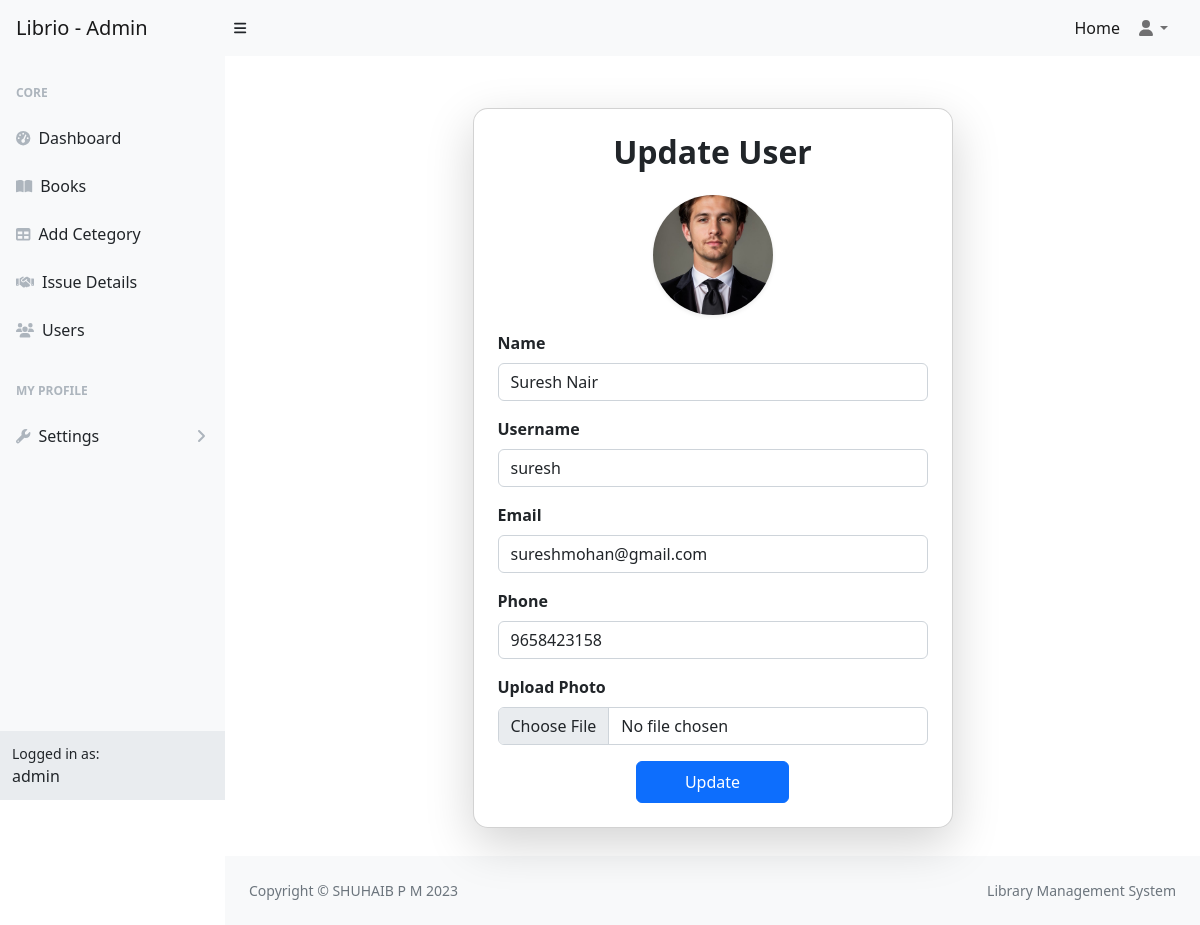
Before: /user/update/8 (signed in) with the older database file.
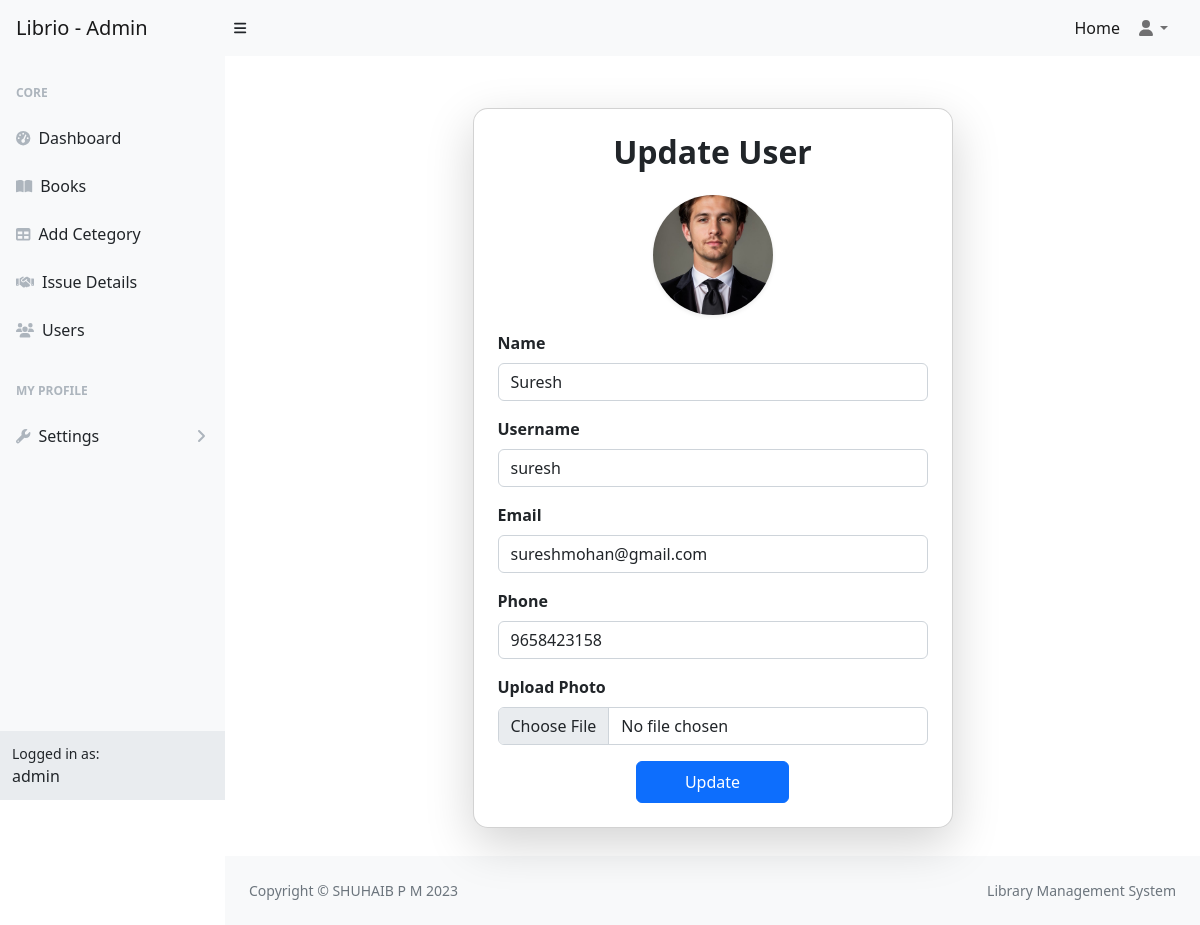
After: the same page with the newer database file.
### libraryApp/models.py (models this page shows, shortened)
class User(AbstractUser):
    email=models.EmailField(unique=True)
    option = (
        ('user','user'),
        ('staff','staff')
    )
    phone=models.CharField(max_length=15)
    role=models.CharField(max_length=100,choices=option,default="user")
    profile=models.ImageField(upload_to="profile",default="profile/default.jpg",null=True,blank=True)
    otp=models.CharField(max_length=20)
    is_verified=models.BooleanField(default=False)

### libraryApp/views.py (the view, shortened to what this page needs)
# urls.py: path("user/update/<int:id>",views.UserUpdateView.as_view(),name="userupdate"),
@method_decorator(login_required,name="dispatch")
class UserUpdateView(View):
    def get(self,request,**kwargs):
        user=User.objects.get(id=kwargs.get("id"))
        form=UserUpdationForm(instance=user)
        return render(request,"updateuser.html",{"form":form})

### libraryApp/forms.py
class UserUpdationForm(forms.ModelForm):
    class Meta:
        model=User
        fields=["first_name","username","email","phone","profile"]
        widgets={
            'first_name':forms.TextInput(attrs={'class':'form-control','id':'inputFirstName'}),
            'username':forms.TextInput(attrs={'class':'form-control'}),
            'email':forms.EmailInput(attrs={'class':'form-control'}),
            'phone':forms.TextInput(attrs={'class':'form-control'}),
            'profile':forms.FileInput(attrs={'class':'form-control'}),
        }

### libraryApp/authentication.py (called while the page is built)
def login_required(fn):
    def wrapper(request, *args, **kwargs):
        if request.user.is_authenticated and request.user.role != "user" :
            return fn(request, *args, **kwargs)
        else:
            messages.warning(request,"You Must Login First")
            return redirect("login")
    return wrapper

### libraryApp/templates/updateuser.html (shortened to what this page needs)
{% extends 'dashboard.html' %}
{% block main %}
<div class="container d-flex justify-content-center align-items-center" style="min-height: 100vh;">
    <div class="card shadow-lg p-4 mt-5 mb-4" style="width: 480px; border-radius: 15px;">
        <h2 class="text-center fw-bold mb-4">Update User</h2>
        <form action="" method="post" enctype="multipart/form-data">
            {% if form.instance.profile %}
            <div class="text-center mb-3">
                <img src="{{ form.instance.profile.url }}" class="rounded-circle shadow-sm"
                    style="height: 120px; width: 120px; object-fit: cover;">
            </div>
            {% endif %}
            <div class="mb-3">
                <label class="form-label fw-bold">Name</label>
                {{ form.first_name }}
            </div>
            <div class="mb-3">
                <label class="form-label fw-bold">Username</label>
                {{ form.username }}
            </div>
            <div class="mb-3">
                <label class="form-label fw-bold">Email</label>
                {{ form.email }}
            </div>
            <div class="mb-3">
                <label class="form-label fw-bold">Phone</label>
                {{ form.phone }}
            </div>
            <div class="mb-3">
                <label class="form-label fw-bold">Upload Photo</label>
                {{ form.profile }}
            </div>
            <div class="text-center">
                <button class="btn btn-primary px-5 py-2">Update</button>
            </div>
        </form>
    </div>
</div>
{% endblock %}

Changed rows visible on the page:
changed User "suresh": first_name "Suresh Nair" → "Suresh"
